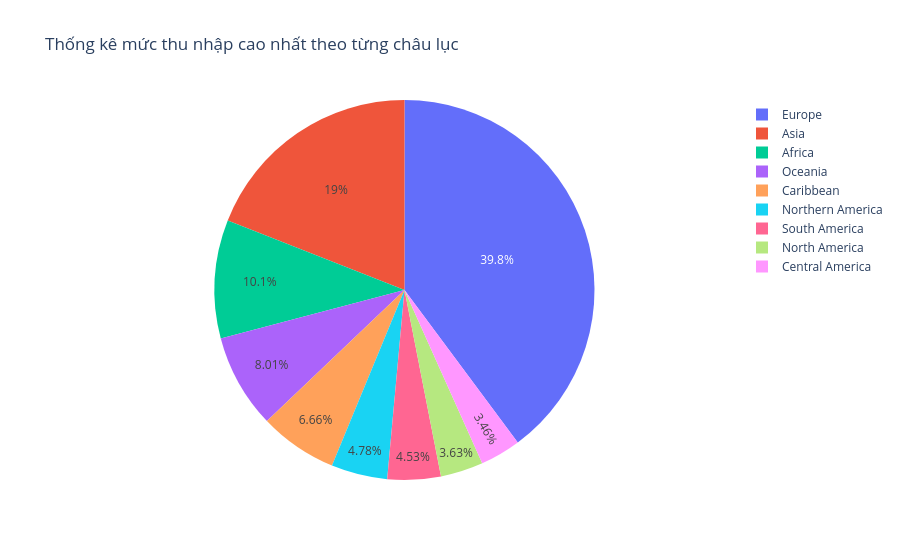

Notebook code cell kept with this figure:
### Code cell
a = px.pie(df, names='continent_name', values='highest_salary', title='Thống kê mức thu nhập cao nhất theo từng châu lục')
a.show()

### Figure 1 — Plotly figure (JSON) as saved in the notebook; plotly's stock layout.template omitted (floating-point values rounded to 4 significant figures; data arrays with more than 128 entries replaced by an {"elided": "..."} marker saying what was removed)
{"data": [{"domain": {"x": [0.0, 1.0], "y": [0.0, 1.0]}, "hovertemplate": "continent_name=%{label}<br>highest_salary=%{value}<extra></extra>", "labels": {"elided": "221 str values"}, "legendgroup": "", "name": "", "showlegend": true, "values": {"elided": "221 float values"}, "type": "pie"}], "layout": {"legend": {"tracegroupgap": 0}, "title": {"text": "Thống kê mức thu nhập cao nhất theo từng châu lục"}}}
